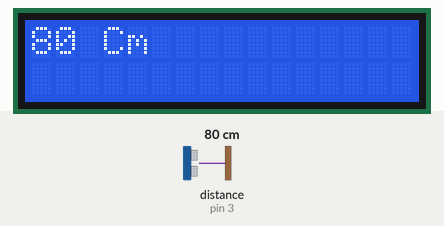
This sketch was run on a simulated Arduino Uno, built with avr-gcc and run on an emulated ATmega328P. Shown: 16×2 character LCD. The inputs (shaded band) are chosen by the test bench; at power-on: distance to the obstacle (sensor on pin 3) 80 cm.

Above: at 1.2 s.
1.3 s: distance to the obstacle (sensor on pin 3) set to 2 cm
At 1.53 s:
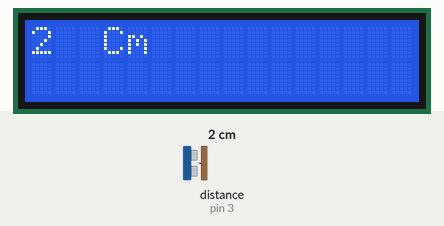
4.1 s: distance to the obstacle (sensor on pin 3) set to 4 cm
At 4.67 s:
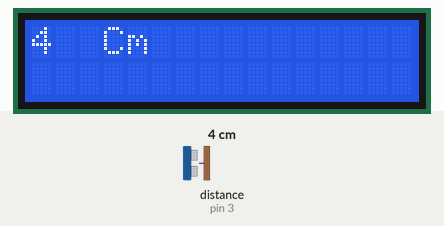
5.6 s: distance to the obstacle (sensor on pin 3) set to 9 cm
At 6.19 s:
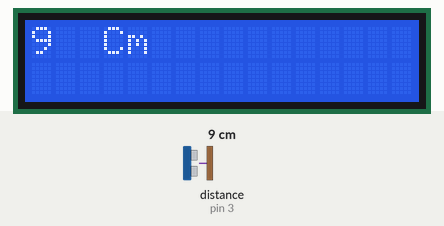
Timing chart, 0 to 8.6 s (numbered marks = the images above; inputs shaded):
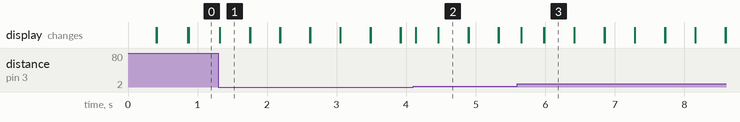

Measured:
- after the input at 1.3 s, the display: first differs from a run without the input at once (image 1)
- after the input at 4.1 s, the display: changes at once (image 2)
- after the input at 5.6 s, the display: changes after 0.06 s (image 3)
- what the display in image 1 shows lasts 0.5 s, from 1.3 s to 1.8 s

The sketch:

Ruleta_digitala.ino
```cpp
/*
  Ruleta digitala

  Acest exemplu de cod prin transformam robotul intr-o ruleta digitala

  Folosim ca si hardware mBot si LCD

*/
//Includere librarii
#include "MeMCore.h"
#include "Wire.h"
#include "Adafruit_LiquidCrystal.h"
// Conectare prin i2c, la adresa prestabilita #0
Adafruit_LiquidCrystal lcd(0);

//Definire constante
MeUltrasonicSensor senzorUltrasunete(PORT_3);

//Definire variabile
int distanta = 0;

//Functii
void setup() {
  // acest cod este executat o singura data la pornire
  // setarea numarului de randuri si coloane ale LCD-ului
  lcd.begin(16, 2);
  // aprinderea luminii
  lcd.setBacklight(HIGH);
  // deschiderea conexiunii seriale
  Serial.begin(9600);
}

void loop() {
  //acest cod este executat si repetat la infinit
  distanta = senzorUltrasunete.distanceCm();
  lcd.setCursor(0, 0);
  lcd.print(distanta);
  lcd.setCursor(3, 0);
  lcd.print("Cm");
  delay(100);
  lcd.clear();
}
```
